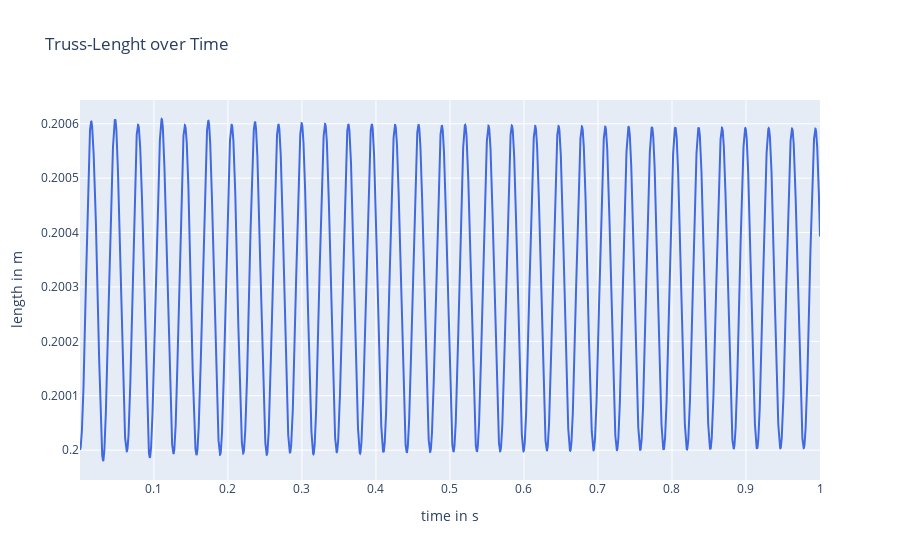

The notebook cell this image was saved under:
### Code cell
Time, NoSteps = 0, 10000
x_t = np.zeros((NoSteps,4))
for t in range(NoSteps):
    Time += dt
    ExplicitTimeStep(dt, mue)
    x_t[t] = np.array([Time, Body.X[-1], Body.StrainEnergy(), Body.KineticEnergy()])

fig = go.Figure()
fig.add_trace(go.Scatter(
    x=x_t[:,0], y=x_t[:,1],
    line=dict(color='royalblue', width=2))
    )
fig.update_layout(
    title='Truss-Lenght over Time',
    xaxis_title='time in s',
    yaxis_title='length in m'
    )
fig.show()

### Figure 1 — Plotly figure (JSON) as saved in the notebook; plotly's stock layout.template omitted (floating-point values rounded to 4 significant figures; data arrays with more than 128 entries replaced by an {"elided": "..."} marker saying what was removed)
{"data": [{"line": {"color": "royalblue", "width": 2}, "type": "scatter", "x": {"elided": "10000 float values"}, "y": {"elided": "10000 float values"}}], "layout": {"title": {"text": "Truss-Lenght over Time"}, "xaxis": {"title": {"text": "time in s"}}, "yaxis": {"title": {"text": "length in m"}}}}
